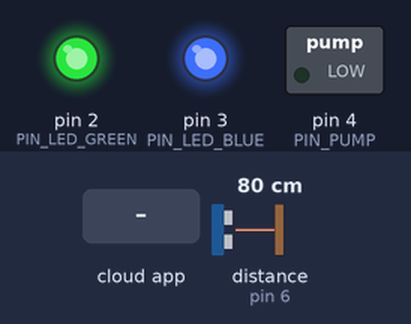
A sketch run on a simulated Arduino Uno, built with avr-gcc and run on an emulated ATmega328P. On the bench: switched loads named in the sketch (green lamp = pin HIGH), output pins drawn as LEDs (lit = HIGH). Wiring (inferred from the names in the program): ultrasonic range finder: trigger pin 9; echo pin 6. The test bench sets the inputs (shaded band); at power-on: distance to the obstacle (sensor on pin 6) 80 cm. The echo pulse lasts 58.3 µs per cm; the RemoteXY app is connected; pins used as bus, display or sensor lines are not drawn.

Above: at 1.8 s.
1.9 s: the phone or cloud app sets pumpSwitch to 1
At 2.6 s:
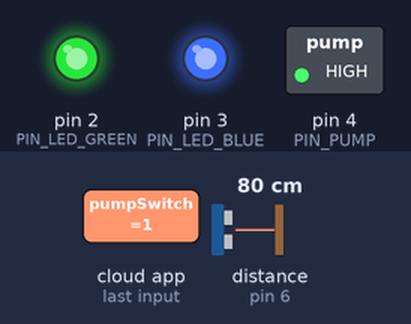
3.5 s: the phone or cloud app sets pumpSwitch to 0
At 4.5 s:
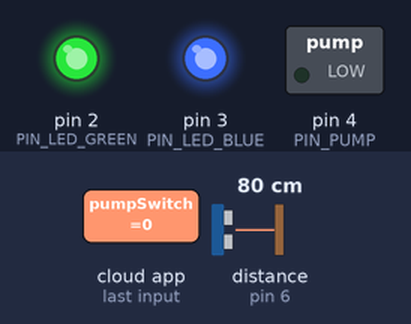
Timing chart, 0 to 6.5 s (numbered marks = the images above; inputs shaded):
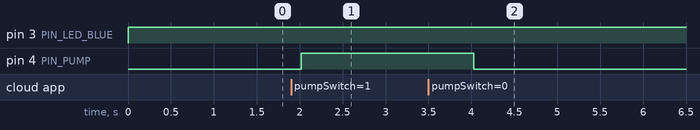

Measured:
- after the input at 1.9 s, pin 4 (PIN_PUMP): LOW → HIGH after 0.12 s
- after the input at 3.5 s, pin 4 (PIN_PUMP): HIGH → LOW after 0.53 s

The sketch:

ablaufApplikation.ino
```cpp
/**
 * @file ablaufApplikation.ino
 * @brief Automated flowerpot with Bluetooth status, pump control, and water level measurement.
 */

#include <SoftwareSerial.h>
#include <RemoteXY.h>

// RemoteXY Bluetooth (HC-05) via SoftwareSerial
#define REMOTEXY_SERIAL_RX 10
#define REMOTEXY_SERIAL_TX 11
#define REMOTEXY_SERIAL_SPEED 9600

#pragma pack(push, 1)
uint8_t RemoteXY_CONF[] =
{ 255,1,0,0,0,60,0,13,13,1,
 2,0,7,7,18,8,2,26,31,80,
 117,109,112,101,0,1,0,30,7,
 40,10,2,31,65,110,0,79,117,
 115,0 };

struct {
  uint8_t pumpSwitch;       ///< 0 = Off, 1 = On
  char statusText[128];     ///< Text display for warnings
  uint8_t connect_flag;     ///< Bluetooth connection status
} RemoteXY;
#pragma pack(pop)

// Pin definitions
const int PIN_LED_GREEN = 2;
const int PIN_LED_BLUE = 3;
const int PIN_PUMP = 4;
const int PIN_TRIGGER = 9;
const int PIN_ECHO = 6;

const int MAX_WATER_LEVEL = 20;
const int MIN_WATER_LEVEL = 5;

unsigned long lastBlinkTime = 0;
bool blueLedState = false;

/**
 * @brief Initializes pins and RemoteXY
 */
void setup() {
  pinMode(PIN_LED_GREEN, OUTPUT);
  pinMode(PIN_LED_BLUE, OUTPUT);
  pinMode(PIN_PUMP, OUTPUT);
  pinMode(PIN_TRIGGER, OUTPUT);
  pinMode(PIN_ECHO, INPUT);

  digitalWrite(PIN_LED_GREEN, HIGH); // Green LED always on

  RemoteXY_Init();
}

/**
 * @brief Main loop: water level measurement, display update, Bluetooth status, and pump control
 */
void loop() {
  RemoteXY_Handler();
  updateBluetoothStatusLED();

  int distance = measureWaterLevel();

  // Basic warning message
  if (distance > MAX_WATER_LEVEL) {
    strcpy(RemoteXY.statusText, "WARNING: No water left!");
  }
  else if (distance < MIN_WATER_LEVEL) {
    strcpy(RemoteXY.statusText, "WARNING: Low level!");
    if (RemoteXY.pumpSwitch) {
      strcat(RemoteXY.statusText, " - Pump deactivated!");
    }
  }
  else {
    strcpy(RemoteXY.statusText, "Level OK.");
  }

  // Pump only active when switched ON and water level is sufficient
  if (RemoteXY.pumpSwitch && distance >= MIN_WATER_LEVEL) {
    digitalWrite(PIN_PUMP, HIGH);
  } else {
    digitalWrite(PIN_PUMP, LOW);
  }

  delay(1000);
}

/**
 * @brief Measures the distance (water level) using HC-SR04 ultrasonic sensor
 * @return Distance in centimeters
 */
int measureWaterLevel() {
  digitalWrite(PIN_TRIGGER, LOW);
  delayMicroseconds(2);
  digitalWrite(PIN_TRIGGER, HIGH);
  delayMicroseconds(10);
  digitalWrite(PIN_TRIGGER, LOW);

  long duration = pulseIn(PIN_ECHO, HIGH);
  int distance = duration * 0.034 / 2;
  return distance;
}

/**
 * @brief Controls the blue LED depending on Bluetooth connection (blinking or solid)
 */
void updateBluetoothStatusLED() {
  if (RemoteXY.connect_flag) {
    digitalWrite(PIN_LED_BLUE, HIGH);  // Connected -> LED on
  } else {
    unsigned long currentTime = millis();
    if (currentTime - lastBlinkTime >= 500) {
      blueLedState = !blueLedState;
      digitalWrite(PIN_LED_BLUE, blueLedState);
      lastBlinkTime = currentTime;
    }
  }
}
```
